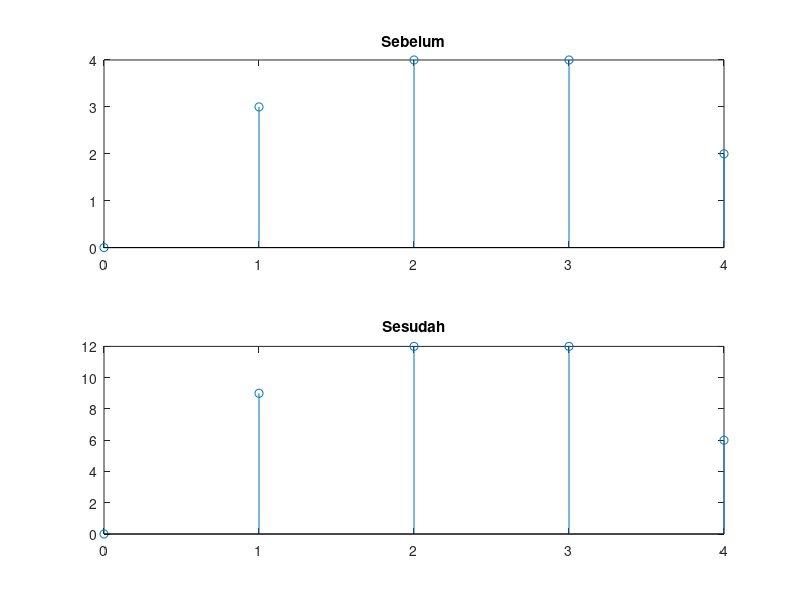

Write the MATLAB code that produced this figure.
%a. Multiplier
x1 = [0 3 4 4 2]    %sinyal masukan
n = [0 1 2 3 4]     %indeks sinyal
k = 3               %Nilai pengali
yn = k*x1           %Sinyal keluaran
figure(1)           
subplot(2,1,1)        %subplot digunakan untuk plot grafik >1
stem(n,x1)
title("Sebelum")
subplot(2,1,2)
stem(n,yn)
title("Sesudah")